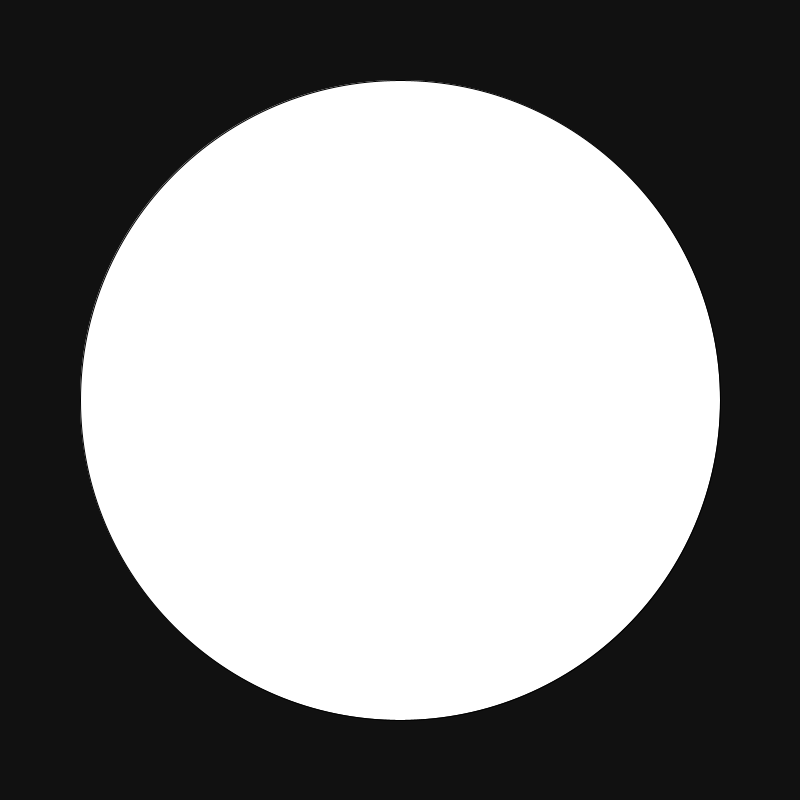
Frame 1 (no input)
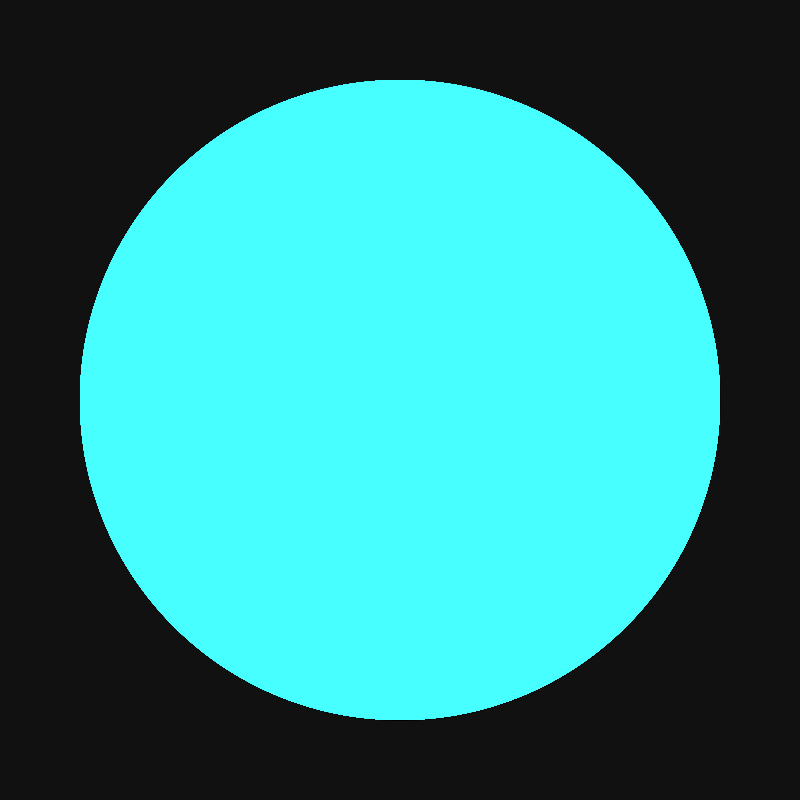
Frame 60 (the mouse pressed at the canvas centre just before this capture)
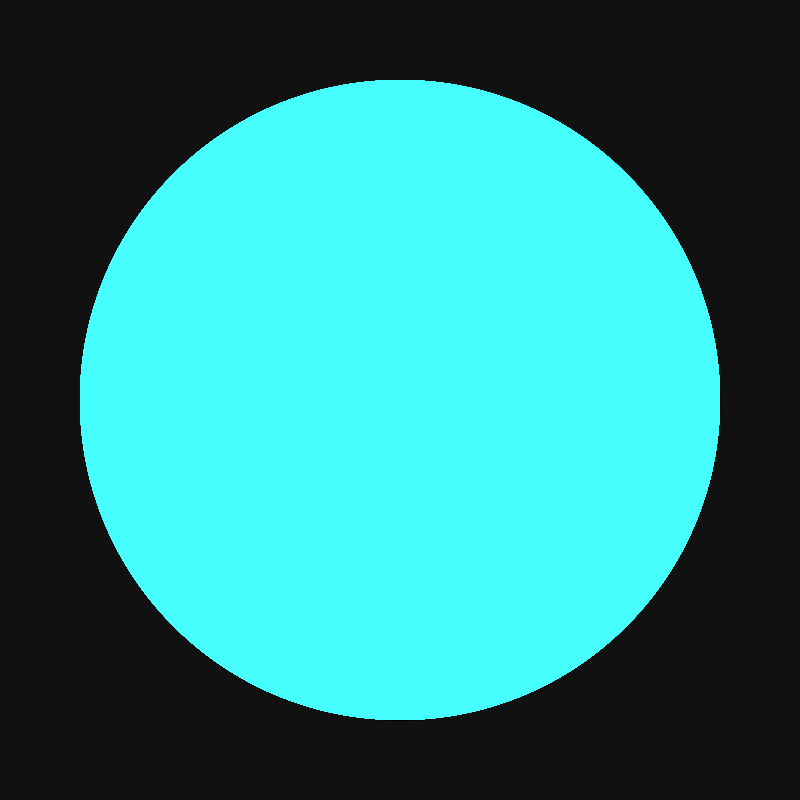
Frame 120 (the mouse held since frame 60 and released just before this capture)

The Processing sketch that drew these frames (run headless with seeded random() and noise(); from frame 60 on, the mouse is pressed at the canvas centre):

// Processing sketch: color_clock
// ── color_clock.pde
/*------------------------------------------------------------------------------
 
 -
 PROJECT NAME
 colorClock
 
 -
 DESIGNER
 Rebecca 

 -
 DESCRIPTION   
 
 This program is a software prototype of the colorClock.
 
 The colorClock is a colored light that maps the current time
 to a color. The clock will cycle through a series of colors over a period
 of time. A viewer can tell the approximate time from the color 
 of the light.
 
 The user defined presets include:
 1) cycle time -length of time for clock to cycle through all colors
 2) number of colors to cycle through
 3) specific colors to cycle through
 
 -
 CLASSES
 
 This program introduces two object types: RgbColor and HsvColor.
 
 RgbColor contains three member variables:
 r (red)    range: [0, 255] or [0x00, 0xFF]
 g (green)  range: [0, 255] or [0x00, 0xFF]
 b (blue)   range: [0, 255] or [0x00, 0xFF]
 
 RGB colors are used to define the main colors that the clock will cycle
 through.
 
 HsvColor contains three member variables:
 h (hue)        range: [0, 360]
 s (saturation) range: [0, 100]
 v (value)      range: [0, 100]
 
 HsvColor is used for calculations because they provide a smoother transition.
 
 -
 NOTE
 
 This is a software prototype of the logic that will be later implemented on hardware.
                
------------------------------------------------------------------------------*/

// next tasks:
// refactor into tasks to be implemented on an RTOS
// preset color schemes?
// config file read

//--------------------------------------------------------------
// GLOBAL VARIABLES
//--------------------------------------------------------------

// arrays used for initialization of the clock
float   [] main_color_times;
RgbColor[] main_colors;
RgbColor[] color_selection = initialize_color_selection();

// constants associated with timing
final float CYCLE_TIME_IN_HOURS =   12.0/3600; //<---- change this
final int   CYCLE_PARTITIONS    =   6;
final float HOURS_BET_COLORS 
            = CYCLE_TIME_IN_HOURS / CYCLE_PARTITIONS;

final int SEC_IN_MIN = 60;
final int MIN_IN_HR  = 60;
final int SEC_IN_HR  = SEC_IN_MIN * MIN_IN_HR;

// variables used to get offset of time in millis
int MILLIS_OFFSET = 0;
int prev_sec      = 0;

// max and min rgb values
final int MAX_VAL    = 60;
final int MIN_VAL    = 0;
final int MAX_COLOR_VAL = 0xAA;
final int MIN_COLOR_VAL = 0x11;
////////////////////////////////////////////////////////////////////////
//--------------------------------------------------------------
// VISUAL OUTPUT VARIABLES
//--------------------------------------------------------------
final int WINDOW_WIDTH_IN_PX  = 800;
final int WINDOW_HEIGHT_IN_PX = 800;
final int SHAPE_CENTER_X      = WINDOW_WIDTH_IN_PX  / 2;
final int SHAPE_CENTER_Y      = WINDOW_HEIGHT_IN_PX / 2;
final int SHAPE_WIDTH         = int (WINDOW_WIDTH_IN_PX  * 0.8/2);
final int SHAPE_HEIGHT        = int (WINDOW_HEIGHT_IN_PX * 0.8/2);
final int BACKGROUND_COLOR    = 0x111111;
final int FRAME_RATE          = 600;
//--------------------------------------------------------------
//--------------------------------------------------------------
//--------------------------------------------------------------

void setup(){
  
    print("hours between colors: ", HOURS_BET_COLORS);
    // housekeeping
    size(800, 800);       //width, height
    background(BACKGROUND_COLOR);
    colorMode(RGB, MAX_VAL, MAX_VAL, MAX_VAL);
    
    ellipseMode(RADIUS);
    frameRate(FRAME_RATE);
    
    // array of times and colors
    // indices of these two arrays correspond to one another
    main_color_times = initialize_color_times(HOURS_BET_COLORS);
    main_colors      = initialize_main_colors();

    print("\n------------------------\n");
    
}

void draw(){
  ellipse(SHAPE_CENTER_X, SHAPE_CENTER_Y, SHAPE_WIDTH, SHAPE_HEIGHT);
  print("\n\n-----");
  
  RgbColor crnt_rgb = map_time_to_color(main_color_times, main_colors);
  set_clock_color(crnt_rgb);
  noStroke();
  
  // debug code
  HsvColor crnt_hsv = rgb_to_hsv(crnt_rgb);
  
  print("\n\n");
  crnt_rgb.print_me();
  
  print("\n");
  crnt_hsv.print_me();
}


//--------------------------------------------------------------
// function that fills ellipse with color
//
// argument:
// fill_color - color to fill object with
//--------------------------------------------------------------
void set_clock_color(RgbColor fill_color){
  fill(fill_color.r, fill_color.g, fill_color.b);
}


//--------------------------------------------------------------
// This function is the "main" part of the program that
// determines the RgbColor associated with the current time
// based on the program presets.
//
// arguments:
// times  - array of times that correspond with main colors
// colors - array of main colors
//--------------------------------------------------------------
RgbColor map_time_to_color(float[] times, RgbColor[] colors){
  
  float hrs_since_midnight = get_hours_since_midnight();
  
  // figure out offset from beginning of cycle
  float hrs_since_cycle_restart =
    hrs_since_midnight % CYCLE_TIME_IN_HOURS;
  
  // error handling
  if (hrs_since_cycle_restart < 0) hrs_since_cycle_restart = 0;
  
  print("\nhours since cycle restart: ", hrs_since_cycle_restart);
  
  // returns the indices of the colors from the main_colors array
  // in which the current time falls between
  int[] index = get_indices_of_colors(times, hrs_since_cycle_restart);
  
  print("\n\nindices of boundary colors: " + str(index[0]) + ", " 
                                           + str(index[1]));
  
  // convert colors from main_colors array to hsv
  // for smoother transitions between colors
  HsvColor hsvcolor0 = rgb_to_hsv(colors[index[0]]);
  HsvColor hsvcolor1 = rgb_to_hsv(colors[index[1]]);
  
  float fraction  = get_time_as_fractional_offset(times[index[0]],
                                                  times[index[1]], 
                                                  hrs_since_cycle_restart); 
  
  HsvColor crnt_hsvcolor_time 
    = interpolate_bet_hsvcolors(hsvcolor0, hsvcolor1, fraction);                                          
  
  // convert hsv to rgb in order to display properly
  RgbColor crnt_rgbcolor_time = hsv_to_rgb(crnt_hsvcolor_time);
  
  return crnt_rgbcolor_time;

}
//--------------------------------------------------------------
//--------------------------------------------------------------
// TIME CALCULATIONS
//
// This section of code includes functions used to
// determine time variables as they will be used to determine
// the current color.
//--------------------------------------------------------------

//--------------------------------------------------------------
// This function calculates the fraction of where a specific time
// falls between two other times.
//
// assumption:
// time0, time1 and crnt_time are in same units, and crnt_time
// falls between time0 and time1
//--------------------------------------------------------------
float get_time_as_fractional_offset(float time0, 
                                    float time1, 
                                    float crnt_time){
  
  // ensure time1 is greater than time0
  // if not, swap
  if (time0 > time1) {
    
    time0 += time1;
    time1  = time0 - time1;
    time0  = time0 - time1;
    
  }
  
  float fractional_offset    = (crnt_time - time0) / 
                               (time1 - time0);
  
  print("\nfractional_offset: " + str(fractional_offset));
  
  return fractional_offset;
}


//--------------------------------------------------------------
// returns current time in units of hours since midnight
//--------------------------------------------------------------
float get_hours_since_midnight(){

  int crnt_hr  = hour();
  int crnt_min = minute();
  int crnt_sec = second();
  
  set_millis_offset(crnt_sec);
  
  float millis = (millis() - MILLIS_OFFSET) % 1000;
  
  float  sec_since_midnight   
    = (SEC_IN_MIN * (crnt_hr * MIN_IN_HR + crnt_min) + 
       crnt_sec + millis / 1000);
       
  float  hours_since_midnight 
    = (sec_since_midnight/(1.0 * SEC_IN_HR));  
  
  print("\ncurrent hour:         ", crnt_hr);
  print("\ncurrent minute:       ", crnt_min);
  print("\ncurrent second:       ", crnt_sec);
  print("\ncurrent millis:       ", millis);
  print("\n\nhours since midnight: ", hours_since_midnight);
  
  return hours_since_midnight;
}

//--------------------------------------------------------------
// The function millis() returns the number of milliseconds
// since the beginning of program execution, while the functions
// second(), minute(), and hour() return the current second,
// minute, and hour of the day, respectively.
//
// The functon millis() is not coordinated with the time of day,
// so the following function, set_millis_offset is used to
// align the return value of millis() with the time of day.
//
// Every time a second passes, the millisecond offset between
// when the program started and the start of the last second
// is recalculated.
// 
// This function does not determine the precise millisecond of
// the current time, however, it suits the purposes of this
// program in that milliseconds will increase for the duration
// of a second in time, and then reset.
//--------------------------------------------------------------
void set_millis_offset(int crnt_sec){
  
  // check if beginning of new second
  if (prev_sec != crnt_sec){    
    MILLIS_OFFSET = millis();
    print("\nmillis offset set!!: " + MILLIS_OFFSET + "\n");
    print("\n");
  }
  
    prev_sec = crnt_sec;  
}
//--------------------------------------------------------------
// END OF TIME CALCULATION SECTION
//--------------------------------------------------------------
//--------------------------------------------------------------

//--------------------------------------------------------------
// returns an array with two elements - the indices of the main
// color times that time_in_hrs falls between
//
// assumption:
// color times are in order
//
// arguments:
// color_times - array of times in same units as time                                  
// time        - time for which to determine indices
//--------------------------------------------------------------
int [] get_indices_of_colors (float[] color_times, float time){
  
  //print("time: " + time);
  
  int [] indices = new int[2];
  int i = 0;
  
  while (time >= color_times[i]){
    
    if (time == color_times[i]){
      indices[0] = i;
      indices[1] = i;
      return indices;
    }
    
    if (i < color_times.length - 1){
      i++;
    }
    else {
      break;
    }
  }
  
  indices[0] = i - 1;
  indices[1] = i;

  return indices;
}

//--------------------------------------------------------------
//--------------------------------------------------------------
// ARRAY INITIALIZATION FUNCTIONS
//
// The following section of code includes functions to
// initialize arrays used for color and time.
//
// (This description needs improvement)
//--------------------------------------------------------------

//--------------------------------------------------------------
// initialize array that stores times of main colors
//
// assumption:
// times are in hours
//--------------------------------------------------------------
float [] initialize_color_times(float hours_between_colors) {

  float [] color_times = new float[CYCLE_PARTITIONS + 1];
  for (int i = 0; i < (CYCLE_PARTITIONS + 1); i++) {
    color_times[i] = i * (hours_between_colors);
    print("\ncolor_times index ", i, "----> hour ", color_times[i]);
  }
  
  return color_times;
}

//--------------------------------------------------------------
// initialize array that contains main colors
//--------------------------------------------------------------
RgbColor [] initialize_main_colors(){
  
  int len = CYCLE_PARTITIONS + 1;
  RgbColor [] colors = new RgbColor[len];
  
  for(int i = 0; i < CYCLE_PARTITIONS; i++){
    colors[i] = color_selection[i];
  }
  
  colors[CYCLE_PARTITIONS] = colors[0];
  
  return colors;
}

//--------------------------------------------------------------
// initialize array that contains main colors 
// currently hard-coded
//--------------------------------------------------------------
RgbColor [] initialize_color_selection(){
  
  RgbColor [] colors = new RgbColor[6];
  
  colors[0] = new RgbColor(MAX_COLOR_VAL, MIN_COLOR_VAL, MIN_COLOR_VAL);  // red
  colors[1] = new RgbColor(MAX_COLOR_VAL, MAX_COLOR_VAL, MIN_COLOR_VAL);  // yellow
  colors[2] = new RgbColor(MIN_COLOR_VAL, MAX_COLOR_VAL, MIN_COLOR_VAL);  // green
  colors[3] = new RgbColor(MIN_COLOR_VAL, MAX_COLOR_VAL, MAX_COLOR_VAL);  // cyan
  colors[4] = new RgbColor(MIN_COLOR_VAL, MIN_COLOR_VAL, MAX_COLOR_VAL);  // blue
  colors[5] = new RgbColor(MAX_COLOR_VAL, MIN_COLOR_VAL, MAX_COLOR_VAL);  // magenta
  
  return colors;
}
//--------------------------------------------------------------
// END OF ARRAY INITIALIZATION SECTION
//--------------------------------------------------------------
//--------------------------------------------------------------


//--------------------------------------------------------------
//--------------------------------------------------------------
// COLOR INTERPOLATION FUNCTIONS
//
// The following section of code includes functions that
// convert color objects to different types of color objects,
// e.g. RgbColor to HsvColor and vice versa
//--------------------------------------------------------------

//--------------------------------------------------------------
// This function returns a new RgbColor object that falls
// between two RgbColors based on a fraction that represents
// the percentage distance from one color to another.
//
// Note that this function is not currently used.
//
// assumption:
// color is in correct range and fraction is between 0 and 1
//--------------------------------------------------------------
RgbColor interpolate_bet_rgbcolors(RgbColor color1, 
                                   RgbColor color2, 
                                   float    fraction){
  
  // difference between color2 and color1
  int delta;
  
  delta = color2.r - color1.r;
  int new_red   = (int) (fraction * delta) + color1.r;
  
  delta = color2.g - color1.g;
  int new_green = (int) (fraction * delta) + color1.g;
  
  delta = color2.b - color1.b;
  int new_blue  = (int) (fraction * delta) + color1.b; 
  
  return new RgbColor(new_red, new_green, new_blue);
  
}

//--------------------------------------------------------------
// This function returns a new HsvColor object that falls
// between two HsvColors based on a fraction that represents
// the percentage distance from one color to another.
//
// assumption:
// color is in correct range and fraction is between 0 and 1
//--------------------------------------------------------------
HsvColor interpolate_bet_hsvcolors(HsvColor color1, 
                                   HsvColor color2, 
                                   float    fraction){
                                   
  float delta;
  
  delta = color2.h - color1.h;
  delta = (delta + 360.0) % 360.0;
  float new_hue = (fraction * delta) + color1.h;
  
  delta = color2.s - color1.s;
  float new_sat = (fraction * delta) + color1.s;
  
  delta = color2.v - color1.v;
  float new_val  = (fraction * delta) + color1.v; 
  
  return new HsvColor(new_hue, new_sat, new_val);                                  
}
//--------------------------------------------------------------
// END OF COLOR INTERPOLATION SECTION
//--------------------------------------------------------------
//--------------------------------------------------------------


//--------------------------------------------------------------
//--------------------------------------------------------------
// COLOR TYPE CONVERSIONS
//
// The following section of code includes functions that
// convert color objects to different types of color objects,
// e.g. RgbColor to HsvColor and vice versa
//--------------------------------------------------------------

//--------------------------------------------------------------
// convert an Rgb color object to an Hsv color object
// 
// This code was heavily inspired by a program posted
// by Geeks For Geeks "Program to Change RGB color model
// to HSV color model" found:
// https://www.geeksforgeeks.org/
//         program-change-rgb-color-model-hsv-color-model/
//
// and the algorithm posted here
// https://www.rapidtables.com/convert/color/rgb-to-hsv.html
//--------------------------------------------------------------
HsvColor rgb_to_hsv(RgbColor some_color){

  float red_norm   = some_color.r/255.0;
  float green_norm = some_color.g/255.0;
  float blue_norm  = some_color.b/255.0;
  
  // get max of normalized values
  float cmax = max(red_norm,
                   green_norm,
                   blue_norm);
  
  // get min of normalized values
  float cmin = min(red_norm,
                   green_norm,
                   blue_norm);
                   
  float diff = cmax - cmin;
  
  // hue calculation
  float hue = -1;

  // if r, g, and b are equal, then the color is grey
  // i.e. the hue doesn't matter
  // this if condition lets us avoid a div by 0 error
  if (diff == 0)
    hue = 0;
  else if (cmax == red_norm)
    hue = (60.0 * (green_norm - blue_norm) / diff + 360) % 360;
  
  else if (cmax == green_norm)
    hue = 60.0 * (((blue_norm - red_norm)   / diff) + 2);
  
  else if (cmax == blue_norm)
    hue = 60.0 * (((red_norm - green_norm)  / diff) + 4);
 
  hue = (hue + 360) % 360;
 
  // sat calculation
  float sat = -1;
  
  if (cmax == 0) sat = 0;
  else           sat = (diff / cmax) * 100;
    
  // value computations
  float value = cmax * 100;

  return new HsvColor(hue, sat, value);
   
}

//--------------------------------------------------------------
// convert an Hsv color object to an Rgb color object
// 
// This code is implementing the algorithm posted here:
// https://www.rapidtables.com/convert/color/hsv-to-rgb.html
//--------------------------------------------------------------
RgbColor hsv_to_rgb(HsvColor some_hsvcolor){
  
  float hue = some_hsvcolor.h;
  float sat = some_hsvcolor.s / 100;
  float val = some_hsvcolor.v / 100;
  
  float c = val * sat;
  float x = c * (1 - abs((hue / 60) % 2 - 1));
  float m = val - c;
  
  float r_prime = 0;
  float g_prime = 0;
  float b_prime = 0;
  
  if (0 <= hue && hue < 60) {
    r_prime = c;
    g_prime = x;
    b_prime = 0;
  }
  else if ( 60 <= hue && hue < 120) {
    r_prime = x;
    g_prime = c;
    b_prime = 0;
  }
  else if (120 <= hue && hue < 180) {
    r_prime = 0;
    g_prime = c;
    b_prime = x;
  }
  else if (180 <= hue && hue < 240) {
    r_prime = 0;
    g_prime = x;
    b_prime = c;
  }
  else if (240 <= hue && hue < 300) {
    r_prime = x;
    g_prime = 0;
    b_prime = c;
  }
  else if (300 <= hue && hue < 360) {
    r_prime = c;
    g_prime = 0;
    b_prime = x;
  }

  int r = round((r_prime + m) * 255);
  int g = round((g_prime + m) * 255);
  int b = round((b_prime + m) * 255);

  return new RgbColor(r, g, b);
}
//--------------------------------------------------------------
// END OF COLOR CONVERSIONS SECTION
//--------------------------------------------------------------
//--------------------------------------------------------------


//--------------------------------------------------------------
//--------------------------------------------------------------
// COLOR CLASSES
//
// The following section of code includes the classes to hold
// color objects.
//--------------------------------------------------------------

//--------------------------------------------------------------
// object that holds an RGB color
// assumptions:  0 <= r, g, b < 255
//--------------------------------------------------------------
class RgbColor {
  int r;      // red
  int g;      // green
  int b;      // blue
  
  RgbColor(){}

  // values normalized to 255
  RgbColor(int red, int green, int blue){
  
    r = red;
    g = green;
    b = blue;
    
  }
  
  // enables user to enter RGB values using a 6 digit hex int
  RgbColor(int rgb_hex){
    
    r = (rgb_hex & 0xFF0000) >> 16;
    g = (rgb_hex & 0x00FF00) >> 8;
    b = (rgb_hex & 0x0000FF);
     
  }
  
  // converts RgbColor to string
  String to_string(){
  
  return "red: "   + nf(this.r, 3, 3) +
         "; grn: " + nf(this.g, 3, 3) + 
         "; blu: " + nf(this.b, 3, 3);
  
  }
  
  // prints RgbColor string to screen
  void print_me(){
    print(this.to_string());
  }

}

//--------------------------------------------------------------
// object that holds an HSV color
// assumptions:  0 <= hue < 360
//               0 <= sat < 100
//               0 <= val < 100
//--------------------------------------------------------------
class HsvColor {
  float h;
  float s; 
  float v;
  HsvColor(){}

  HsvColor(float hue, float sat, float value){
  
    h = hue;
    s = sat;
    v = value;
 
  }
  
  String to_string(){
  
  return "hue: "   + nf(this.h, 3, 3) +
         "; sat: " + nf(this.s, 3, 3) + 
         "; val: " + nf(this.v, 3, 3);
  
  }
  
  void print_me(){
    print(this.to_string());
  }
}

//--------------------------------------------------------------
// END OF COLOR CLASSES SECTION
//--------------------------------------------------------------
//--------------------------------------------------------------

//--------------------------------------------------------------
//--------------------------------------------------------------

void print_debug_value(String variable_name, double value,
                       boolean skip_extra_line){

          
}
